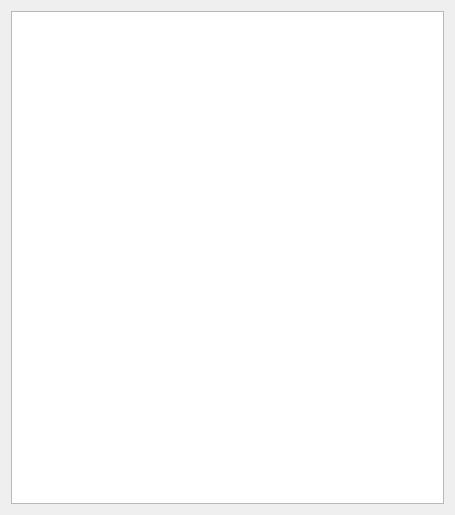
<?xml version="1.0" encoding="UTF-8"?>
<ui version="4.0">
 <class>SettingsDialog</class>
 <widget class="QDialog" name="SettingsDialog">
  <property name="geometry">
   <rect>
    <x>0</x>
    <y>0</y>
    <width>455</width>
    <height>515</height>
   </rect>
  </property>
  <property name="windowTitle">
   <string>FLO-2D Plugin Settings</string>
  </property>
  <layout class="QGridLayout" name="gridLayout">
   <item row="0" column="0">
    <widget class="QTextEdit" name="tedit"/>
   </item>
  </layout>
 </widget>
 <resources/>
 <connections/>
</ui>
